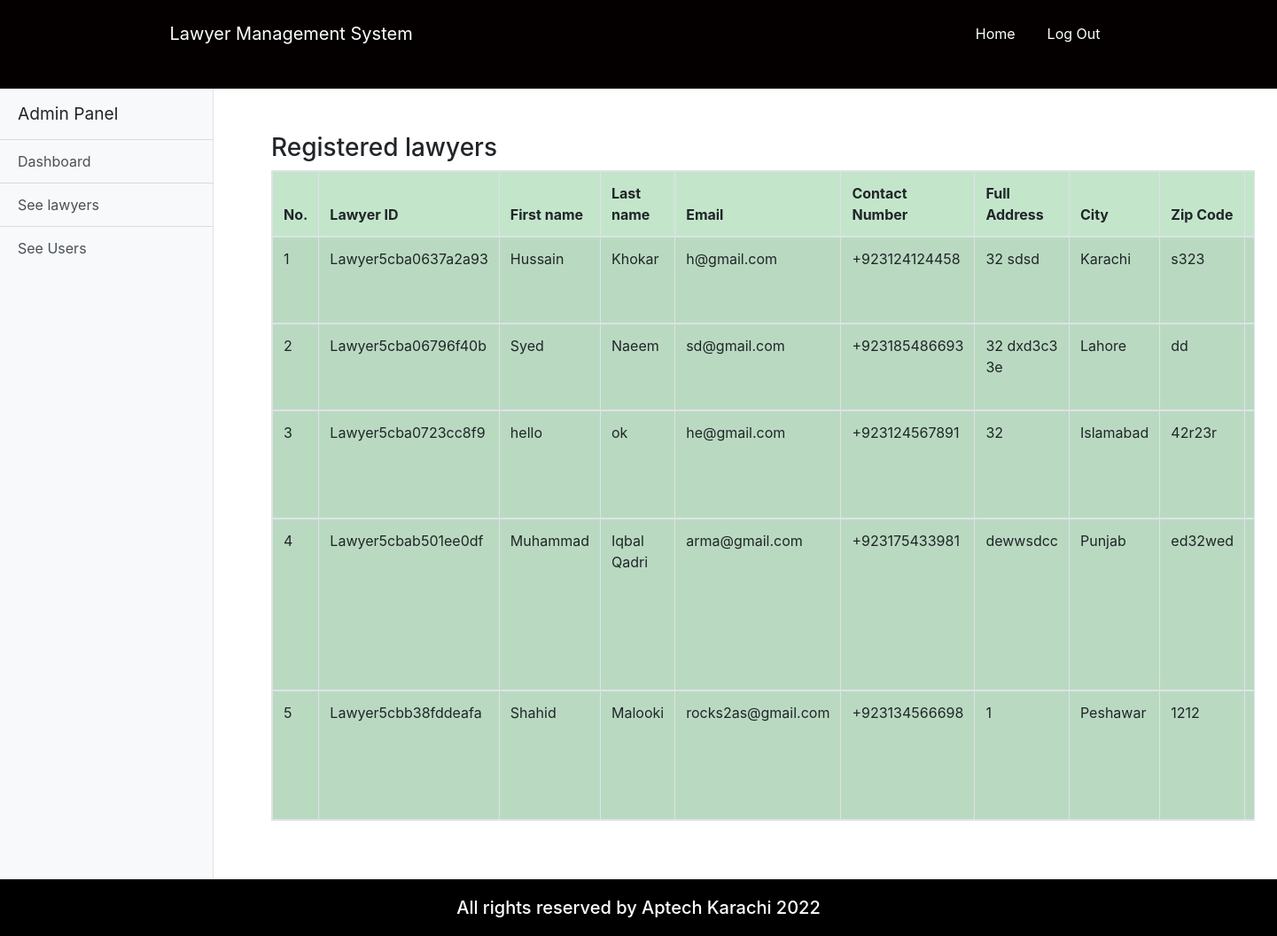
/admin_lawyer.php (signed in), run on the app's committed database.
### tables this page shows
CREATE TABLE `user` (
  `u_id` varchar(20) NOT NULL,
  `first_Name` varchar(100) NOT NULL,
  `last_Name` varchar(100) NOT NULL,
  `email` varchar(100) NOT NULL,
  `password` varchar(100) NOT NULL,
  `status` varchar(100) NOT NULL,
  `role` varchar(100) NOT NULL
);

CREATE TABLE `lawyer` (
  `lawyer_id` varchar(20) NOT NULL,
  `contact_Number` varchar(15) NOT NULL,
  `university_College` varchar(100) NOT NULL,
  `degree` varchar(100) NOT NULL,
  `passing_year` varchar(100) NOT NULL,
  `full_address` varchar(200) NOT NULL,
  `city` varchar(50) NOT NULL,
  `zip_code` varchar(50) NOT NULL,
  `practise_Length` varchar(100) NOT NULL,
  `case_handle` varchar(500) NOT NULL,
  `speciality` varchar(100) NOT NULL,
  `image` varchar(150) NOT NULL
);

### admin_lawyer.php (the view, shortened to what this page needs)
<?php
	if($_SESSION['login']==TRUE AND $_SESSION['status']=='Active'){
	?>
	<!doctype html>
	<html lang="en">
		<head>
			<link rel="stylesheet" href="https://use.fontawesome.com/releases/v5.8.1/css/all.css">
			<link rel="stylesheet" href="css/all.css">
			<link rel="stylesheet" href="css/simple-sidebar.css">
			<link rel="stylesheet" href="css/bootstrap.css">
			<link rel="stylesheet" href="css/style.css">
			<link rel="stylesheet" href="css/media.css">
		</head>
		<body>
			<header class="customnav">
				<div class="container">
					<div class="row">
						<div class="col-md-12">
							<nav class="navbar navbar-expand-lg ">
								<a class="navbar-brand cus-a" href="#">Lawyer Management System</a>
								<div class="collapse navbar-collapse" id="navbarSupportedContent">
									<ul class="navbar-nav ml-auto ">
										<li class="active">
											<a class="nav-link cus-a" href="#">Home <span class="sr-only">(current)</span></a>
										</li>
										<li class="">
											<a class="nav-link cus-a" href="logout.php">Log Out</a>
										</li>
									</ul>
								</div>
							</nav>
						</div>
					</div>
				</div>
			</header>
			<body>
				<div class="d-flex" id="wrapper">
					<div class="bg-light border-right" id="sidebar-wrapper">
						<div class="sidebar-heading">Admin Panel</div>
						<div class="list-group list-group-flush">
							<a href="admin_dashboard.php" class="list-group-item list-group-item-action bg-light">Dashboard</a>
							<a href="admin_lawyer.php" class="list-group-item list-group-item-action bg-light">See lawyers</a>
							<a href="admin_user.php" class="list-group-item list-group-item-action bg-light">See Users</a>
						</div>
					</div>
					<section class="bookingrqst">
						<div class="container">
							<div class="span7">
								<div class="widget stacked widget-table action-table">
									<div class="widget-header">
										<h3>Registered lawyers</h3>
									</div>
									<div class="widget-content">
										<table class="table table-striped table-bordered  table-success table-responsive">
											<thead>
												<tr>
													<th>No.</th>
													<th>Lawyer ID</th>
													<th>First name</th>
													<th>Last name</th>
													<th>Email</th>
													<th>Contact Number</th>
													<th>Full Address</th>
													<th>City</th>
													<th>Zip Code</th>
													<th>Image</th>
												</tr>
											</thead>
											<?php
												$conn = connect();
												$result = mysqli_query($conn,"SELECT * FROM user INNER JOIN lawyer on user.u_id=lawyer.lawyer_id");
												$counter = 0;
												while($row = mysqli_fetch_array($result)) {
												?>
												<tbody id="myTable">
													<tr>
														<td><?php echo ++$counter ;?></td>
														<td><?php echo $row["u_id"]; ?></td>
														<td><?php echo $row["first_Name"]; ?></td>
														<td><?php echo $row["last_Name"]; ?></td>
														<td><?php echo $row["email"]; ?></td>
														<td>+<?php echo $row["contact_Number"]; ?></td>
														<td><?php echo $row["full_address"]; ?></td>
														<td><?php echo $row["city"]; ?></td>
														<td><?php echo $row["zip_code"]; ?></td>
														<td><img src="images/upload/<?php echo $row["image"]; ?>" class="img-fluid " alt="<?php echo $row["image"]; ?>"></td>
													</tr>
													<?php
													}
												?>
											</table>
										</div>
									</div>
								</div>
							</div>
						</section>
					</div>
					</body>
					<footer>
					<div class="container">
					<div class="row">
					<div class="col">
					<h5>All rights reserved by Aptech Karachi 2022</h5>
					</div>
					</div>
					</div>
					</footer>
					</body>
					</html>
					<?php
					}else
					header('location:login.php?deactivate');
					?>

### css/simple-sidebar.css (style rules this page uses)
body { overflow-x: hidden; }
#sidebar-wrapper { min-height: 100vh; margin-left: -15rem; -webkit-transition: margin .25s ease-out; -moz-transition: margin .25s ease-out; -o-transition: margin .25s ease-out; transition: margin .25s ease-out; }
#sidebar-wrapper .sidebar-heading { padding: 0.875rem 1.25rem; font-size: 1.2rem; }
#sidebar-wrapper .list-group { width: 15rem; }
@media (min-width: 768px) { #sidebar-wrapper { margin-left: 0; } }

### css/style.css (style rules this page uses)
* { margin: 0; padding: 0; }
html { height: 100% !important; }
body { display: flex !important; min-height: 100% !important; flex-direction: column; }
.customnav { background-color: #040000; height: 100px; }
.customnav a { margin: 10px 10px; }
.cus-a { color: white !important; }
footer { margin-top: auto; background-color: black; color: white; }
footer h5 { text-align: center; margin: 20px 0px; }
.bookingrqst { margin: 50px; }

### data on the page
user: u_id "Lawyer5cba0637a2a93", first_Name "Hussain", last_Name "Khokar", email "h@gmail.com", lawyer.contact_Number "923124124458", lawyer.full_address "32 sdsd", lawyer.city "Karachi", lawyer.zip_code "s323"
user: u_id "Lawyer5cba06796f40b", first_Name "Syed", last_Name "Naeem", email "sd@gmail.com", lawyer.contact_Number "923185486693", lawyer.full_address "32 dxd3c3 3e", lawyer.city "Lahore", lawyer.zip_code "dd"
user: u_id "Lawyer5cba0723cc8f9", first_Name "hello", last_Name "ok", email "he@gmail.com", lawyer.contact_Number "923124567891", lawyer.full_address "32", lawyer.city "Islamabad", lawyer.zip_code "42r23r"
user: u_id "Lawyer5cbab501ee0df", first_Name "Muhammad", last_Name "Iqbal Qadri", email "arma@gmail.com", lawyer.contact_Number "923175433981", lawyer.full_address "dewwsdcc", lawyer.city "Punjab", lawyer.zip_code "ed32wed"
user: u_id "Lawyer5cbb38fddeafa", first_Name "Shahid", last_Name "Malooki", email "rocks2as@gmail.com", lawyer.contact_Number "923134566698", lawyer.full_address "1", lawyer.city "Peshawar", lawyer.zip_code "1212"
